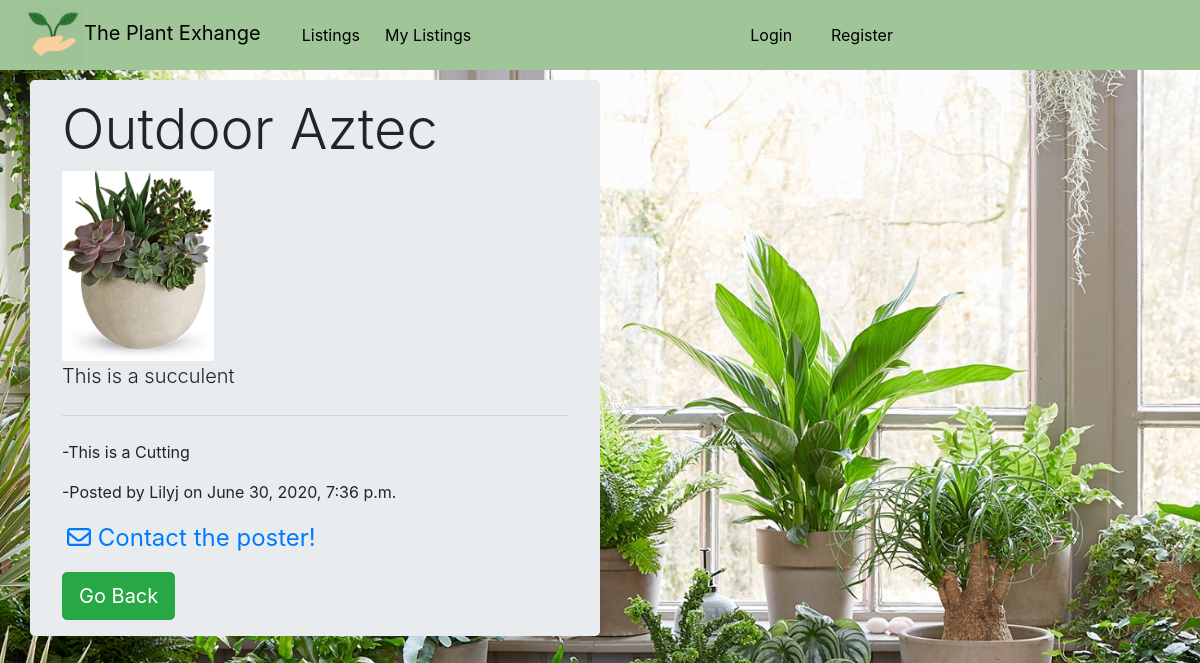
The page /info/13 on the database its author committed.
### plant_exchange/models.py (models this page shows, shortened)
class Plant(models.Model):
    title = models.CharField(max_length=50)
    description = models.CharField(max_length=250, default="This is a succulent")
    display_picture = models.FileField()
    plant_type = models.CharField(max_length = 30, choices=plant_choices, default='Indoor')
    plant_shape = models.CharField(max_length = 30, choices=plant_style, default='Cutting')
    uploader = models.ForeignKey(User,on_delete=models.CASCADE, related_name="plant_uploader")
    created_at = models.DateTimeField(auto_now_add=True)
    updated_at = models.DateTimeField(auto_now=True)

### plant_exchange/views.py (the view)
# urls.py: path("info/<int:id>", views.info, name="info"),
def info(request, id):
    context = {
        'plant': Plant.objects.get(pk = id),
    }
    return render(request, 'info.html', context)

### plant_exchange/templates/info.html (shortened to what this page needs)
    {% extends "layout.html" %}
    {% block body %}
    <div class="jumbotron">
        <h1 class="display-4">{{plant.plant_type}} {{plant.title}}</h1>
        <img src="{{ plant.display_picture.url }}" class="img_info_size"/>
        <p class="lead">{{plant.description}}</p>
        <hr class="my-4">
        <p>-This is a {{plant.plant_shape}}</p>
        <p>-Posted by {{plant.uploader}} on {{plant.created_at}}</p>
        <p><a id ="mail" href="mailto:{{plant.uploader.email}}" target="_blank"
            ><i id="icon" class="far fa-envelope"></i> Contact the poster!</a></p>
        <a class="btn btn-success btn-lg" href="/" role="button">Go Back</a>
    </div>
    {% endblock %}

### plant_exchange/static/style.css (style rules this page uses)
body { background-image: url("./plants.jpg"); height: 100%; background-repeat: no-repeat; background-size: cover; margin-top: 5rem; background-attachment: fixed; }
.img_info_size { width:30% }
.jumbotron { padding: 1rem 2rem; width: 50%; }
#icon { font-size: 3vh; }
#mail { font-size: 3vh; margin-left: 1%; }

### rows shown on the page
Plant: plant_type "Outdoor", title "Aztec", display_picture (picture), description "This is a succulent", plant_shape "Cutting", uploader "Lilyj", created_at "June 30, 2020, 7:36 p.m."
